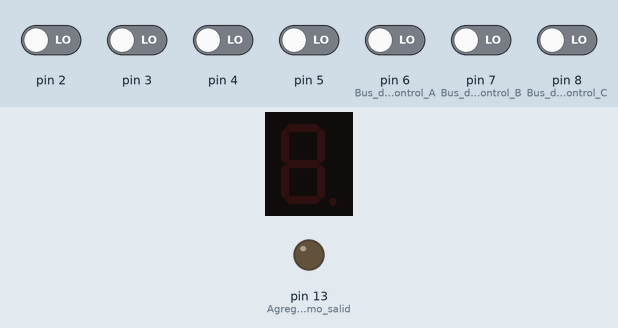
Bench run of a sketch on a simulated Arduino Uno, built with avr-gcc and run on an emulated ATmega328P. Parts: 1-digit seven-segment display, output pins drawn as LEDs (lit = HIGH). Wiring (inferred from the names in the program): 1-digit 7-segment display, segments lit when HIGH: segments pin 11, pin 12, pin 16, pin 15, pin 14, pin 10, pin 9. The inputs (shaded band) are chosen by the test bench; at power-on: pin 2–5, pin 6 (Bus_de_control_A), pin 7 (Bus_de_control_B), pin 8 (Bus_de_control_C) LOW. The segment pins are drawn as the display they are named for; pins used as bus, display or sensor lines are not drawn.

Above: at 1.2 s.
1.3 s: pin 6 (Bus_de_control_A) driven HIGH
At 2.0 s:
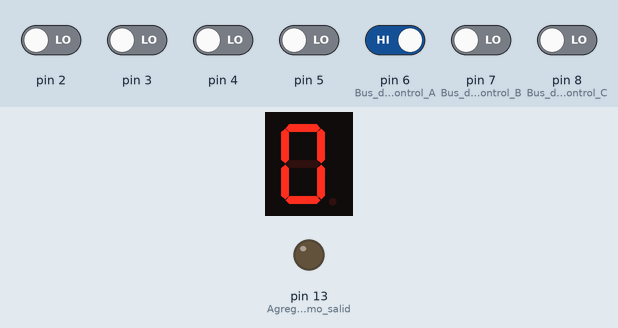
2.8 s: pin 2 driven HIGH
At 3.2 s:
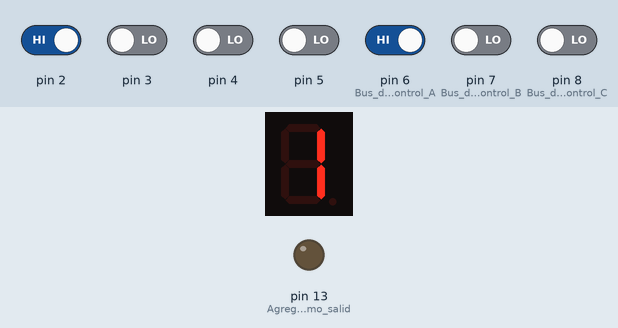
4.3 s: pin 3 driven HIGH
At 5.5 s:
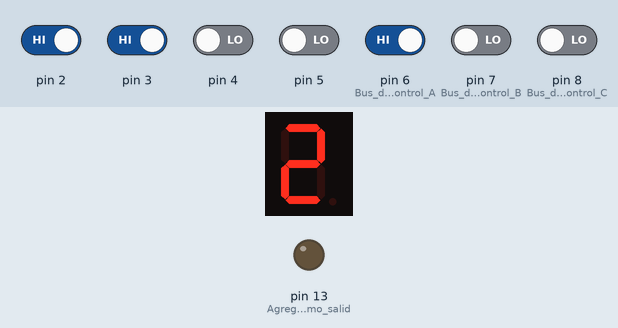
5.8 s: pin 7 (Bus_de_control_B) driven HIGH
At 6.9 s:
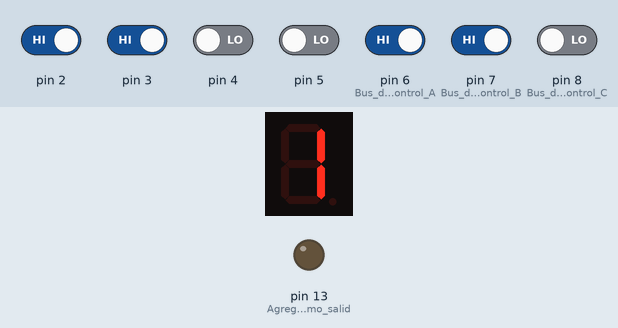
7.3 s: pin 4 driven HIGH
At 7.8 s:
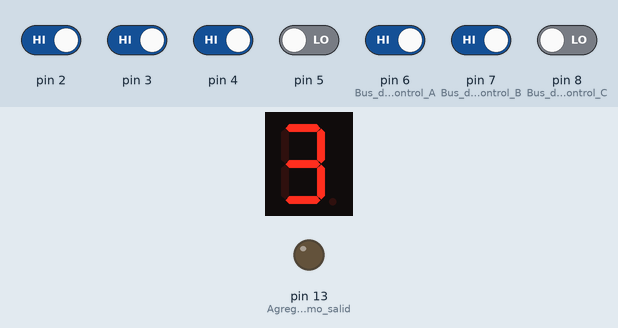
8.8 s: pin 5 driven HIGH
At 10.1 s:
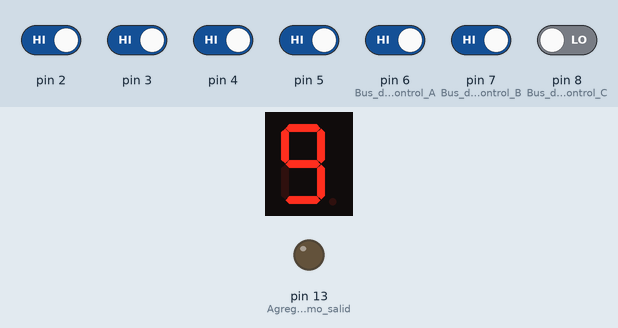
Timing chart, 0 to 11.3 s (numbered marks = the images above; inputs shaded):
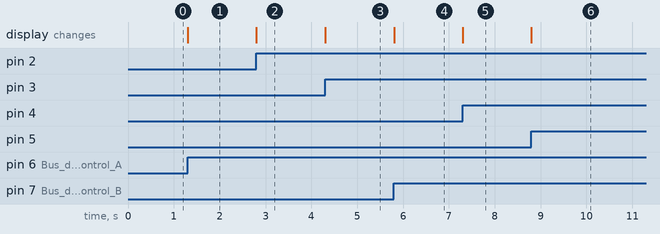

The sketch:

Ensamblador.ino
```cpp
int a = 11;
int b = 12;
int c = 16;
int d = 15;
int e = 14;
int f = 10;
int g = 9;

int decimal = 17;
void setup() {
  // Configuración de pines
  pinMode(2, INPUT); // A
  pinMode(3, INPUT); // B
  pinMode(4, INPUT); // C
  pinMode(5, INPUT); // D

  pinMode(6, INPUT); // Bus de control A
  pinMode(7, INPUT); // Bus de control B
  pinMode(8, INPUT); // Bus de control C

  pinMode(a, OUTPUT);
  pinMode(b, OUTPUT);
  pinMode(c, OUTPUT);
  pinMode(d, OUTPUT);
  pinMode(e, OUTPUT);
  pinMode(f, OUTPUT);
  pinMode(g, OUTPUT);

  pinMode(13, OUTPUT); // Agregar pin 13 como salida

  Serial.begin(9600); // Inicializa la comunicación serie para depuración
}

void loop() {
  // Lectura de las entradas
  int A = digitalRead(2);
  int B = digitalRead(3);
  int C = digitalRead(4);
  int D = digitalRead(5);

  int x_0 = 0;
  int x_1 = 0;
  int x_2 = 0;
  int x_3 = 0;

  // Lectura del bus de control
  int E = digitalRead(6);
  int F = digitalRead(7);
  int G = digitalRead(8);

  // Control bus
  int suma = E && !F && !G; // 100
  int resta = !E && F && !G; // 010
  int multi = E && F && !G; // 110
  int division = !E && !F && G; // 001
  int AND=E && !F && G;
  int OR=!E && F && G;
  int XOR=E && F && G;
  if(suma){//Suma

    if ((A ^ B) && suma) {
      digitalWrite(11, HIGH); // phi
      x_0 = 1;
    } else {
      digitalWrite(11, LOW);
      x_0 = 0;
    }

    if ((A && B) ^ (C ^ D) && suma) {
      digitalWrite(12, HIGH); // omega
      x_1 = 1;
    } else {
      digitalWrite(12, LOW);
      x_1 = 0;
    }

    if ((C && D) && suma) {
      digitalWrite(13, HIGH); // psi
      x_2 = 1;
    } else {
      digitalWrite(13, LOW);
      x_2 = 0;
    }


    // Llamada a la función de visualización
    numeros(x_0, x_1, x_2, x_3);


  }else if(resta){// Resta

    if (((D&&!C)^(D&&B&&!A)^(!C&&B&&!A)) && (resta)) {//signo
      digitalWrite(13, HIGH);
    } else {
      digitalWrite(13, LOW);
    }

    if(((!B&&A)^(B&&!A))&&(resta)){
      x_0=1;
    }else{
      x_0=0;
    }

    if(((!D&&C&&!B)||(!D&&C&&A)||(D&&!C&&B)||(D&&!C&&!A)||(D&&!C&&B))&&(resta)){
      x_1=1;
    }else{
      x_1=0;
    }

    numeros(x_0, x_1, x_2, x_3);

  } else if(multi){//multiplicación

    if((B&&A)&&(multi)){
      x_0=1;
    }else{
      x_0=0;
    }

    if(((!D&&C&&B)||(C&&B&&!A)||(D&&!B&&A)||(D&&!C&&A))&&(multi)){
      x_1=1;
    }else{
      x_1=0;
    }

    if(((D&&C&&!B)||(D&&C&&B&&!A))&&(multi)){
      x_2=1;
    }else{
      x_2=0;
    }

    if((D&&C&&B&&A)&&(multi)){
      x_3=1;
    }else{
      x_3=0;
    }

    numeros(x_0, x_1, x_2, x_3);

  } else if(division){//division

    if((!D&&!C)&&(division)){
      digitalWrite(13,HIGH);
    }else{
      digitalWrite(13,LOW);
    }

    if((!D&&C&&B)&&(division)){//W
      x_1=1;
    }else{
      x_1=0;
    }
    if((!D&&C&&A)||(D&&!C&&B)||(D&&C&&B&&A)//X
       &&(division)){
      x_0=1;
   	  numeros(x_0, x_1, x_2, x_3);
    }else{
      x_0=0;
    }

    if(((D&&!C&&A)||(D&&C&&B&&!A))&&(division)){//y

        digitalWrite(decimal,HIGH);
        delay(1000);
        digitalWrite(decimal,LOW);
      	delay(1000);
        x_0=1;
        x_1=0;
        x_2=1;
        x_3=0;
    }
  if ((D && C && !B && A) && division) {//z
    digitalWrite(decimal, HIGH);
    delay(2000);
    digitalWrite(decimal, LOW);
    x_0=1;
    x_1=1;
  } else {
    x_0=0;
    x_1=0;
  }

    numeros(x_0, x_1, x_2, x_3);

  }else if(AND){//and

    if((A&&B)&&(C&&D)){
      x_0=1;
    }else{
      x_0=0;
    }
    numeros(x_0, x_1, x_2, x_3);
  }else if(OR){

    if(A||B||C||D){
      x_0=1;
    }else{
      x_0=0;
    }
    numeros(x_0, x_1, x_2, x_3);
  }else if(XOR){

    if((A^B)^(C^D)){
      x_0=1;
    }else{
      x_0=0;
    }
    numeros(x_0, x_1, x_2, x_3);
  }else {
  	!E;
    !F;
    !G;
    digitalWrite(a, LOW);
    digitalWrite(b, LOW);
    digitalWrite(c, LOW);
    digitalWrite(d, LOW);
    digitalWrite(e, LOW);
    digitalWrite(f, LOW);
    digitalWrite(g, LOW);
  }
}

void numeros(int x_0, int x_1, int x_2, int x_3) {
  // Representación del número 0 en un display de 7 segmentos
  if (!x_0 && !x_1 && !x_2 && !x_3) { // 0000 -> 0
    digitalWrite(a, HIGH);
    digitalWrite(b, HIGH);
    digitalWrite(c, HIGH);
    digitalWrite(d, HIGH);
    digitalWrite(e, HIGH);
    digitalWrite(f, HIGH);
    digitalWrite(g, LOW);
  } else if (x_0 && !x_1 && !x_2 && !x_3) { // 0001 -> 1
    digitalWrite(a, LOW);
    digitalWrite(b, HIGH);
    digitalWrite(c, HIGH);
    digitalWrite(d, LOW);
    digitalWrite(e, LOW);
    digitalWrite(f, LOW);
    digitalWrite(g, LOW);
  } else if (!x_0 && x_1 && !x_2 && !x_3) { // 0010 -> 2
    digitalWrite(a, HIGH);
    digitalWrite(b, HIGH);
    digitalWrite(c, LOW);
    digitalWrite(d, HIGH);
    digitalWrite(e, HIGH);
    digitalWrite(f, LOW);
    digitalWrite(g, HIGH);
  } else if (x_0 && x_1 && !x_2 && !x_3) { // 0011 -> 3
    digitalWrite(a, HIGH);
    digitalWrite(b, HIGH);
    digitalWrite(c, HIGH);
    digitalWrite(d, HIGH);
    digitalWrite(e, LOW);
    digitalWrite(f, LOW);
    digitalWrite(g, HIGH);
  } else if (!x_0 && !x_1 && x_2 && !x_3) { // 0100 -> 4
    digitalWrite(a, LOW);
    digitalWrite(b, HIGH);
    digitalWrite(c, HIGH);
    digitalWrite(d, LOW);
    digitalWrite(e, LOW);
    digitalWrite(f, HIGH);
    digitalWrite(g, HIGH);
  } else if (x_0 && !x_1 && x_2 && !x_3) { // 0101 -> 5
    digitalWrite(a, HIGH);
    digitalWrite(b, LOW);
    digitalWrite(c, HIGH);
    digitalWrite(d, HIGH);
    digitalWrite(e, LOW);
    digitalWrite(f, HIGH);
    digitalWrite(g, HIGH);
  } else if (!x_0 && x_1 && x_2 && !x_3) { // 0110 -> 6
    digitalWrite(a, HIGH);
    digitalWrite(b, LOW);
    digitalWrite(c, HIGH);
    digitalWrite(d, HIGH);
    digitalWrite(e, HIGH);
    digitalWrite(f, HIGH);
    digitalWrite(g, HIGH);
  } else if (x_0 && x_1 && x_2 && !x_3) { // 0111 -> 7
    digitalWrite(a, HIGH);
    digitalWrite(b, HIGH);
    digitalWrite(c, HIGH);
    digitalWrite(d, LOW);
    digitalWrite(e, LOW);
    digitalWrite(f, LOW);
    digitalWrite(g, LOW);
  } else if (!x_0 && !x_1 && !x_2 && x_3) { // 1000 -> 8
    digitalWrite(a, HIGH);
    digitalWrite(b, HIGH);
    digitalWrite(c, HIGH);
    digitalWrite(d, HIGH);
    digitalWrite(e, HIGH);
    digitalWrite(f, HIGH);
    digitalWrite(g, HIGH);
  } else if (x_0 && !x_1 && !x_2 && x_3) { // 1001 -> 9
    digitalWrite(a, HIGH);
    digitalWrite(b, HIGH);
    digitalWrite(c, HIGH);
    digitalWrite(d, HIGH);
    digitalWrite(e, LOW);
    digitalWrite(f, HIGH);
    digitalWrite(g, HIGH);
  } else {
    // Apagar todos los segmentos
    digitalWrite(a, LOW);
    digitalWrite(b, LOW);
    digitalWrite(c, LOW);
    digitalWrite(d, LOW);
    digitalWrite(e, LOW);
    digitalWrite(f, LOW);
    digitalWrite(g, LOW);
  }
}
```

Measured:
- after the input at 1.3 s, the display: changes at once (image 1)
- after the input at 2.8 s, the display: changes at once (image 2)
- after the input at 4.3 s, the display: changes at once (image 3)
- after the input at 5.8 s, the display: changes at once (image 4)
- after the input at 7.3 s, the display: changes at once (image 5)
- after the input at 8.8 s, the display: changes at once (image 6)
